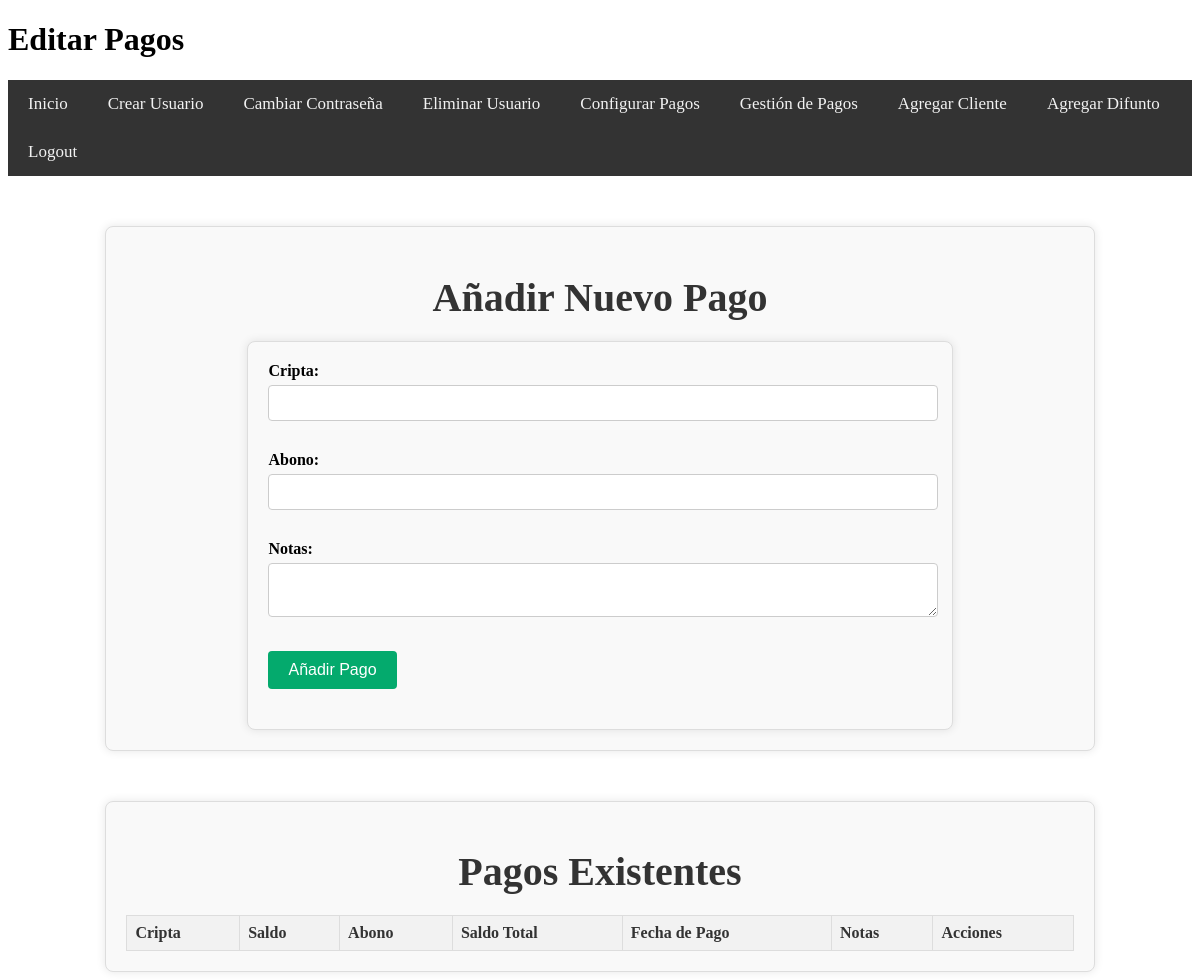
The app's page /editar_pago/20240609210061 (signed in), older data.
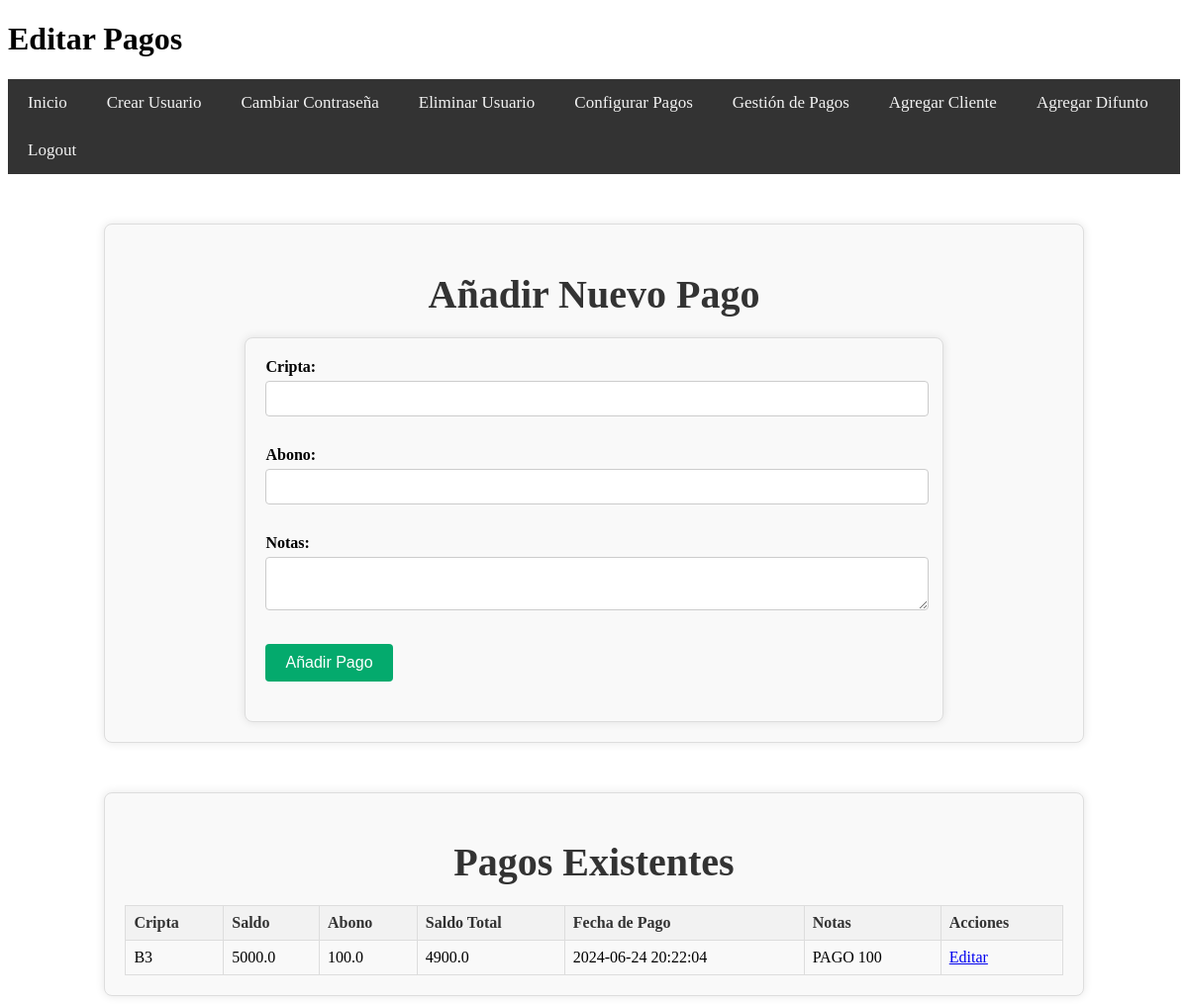
The same page, newer data.
### tables this page shows
CREATE TABLE Pagos (
    Folio TEXT PRIMARY KEY,
    Cripta TEXT,
    Saldo REAL,
    Abono REAL,
    Saldo_total REAL,
    Fecha_pago TEXT,
    Notas TEXT,
    FOREIGN KEY (Cripta) REFERENCES Clientes(Cripta)
);

### app.py (the view, shortened to what this page needs)
@app.route('/editar_pago/<folio>', methods=['GET', 'POST'])
@role_required('admin')
def editar_pago(folio):
    conn = get_db_connection()
    cursor = conn.cursor()
    cursor.execute('SELECT * FROM Pagos WHERE Folio = ?', (folio,))
    pagos = cursor.fetchall()
    conn.close()
    return render_template('editar_pago.html', pagos=pagos)

### app.py (called while the page is built)
def role_required(allowed_roles):
    def decorator(func):
        @wraps(func)
        def wrapper(*args, **kwargs):
            if 'role' in session and session['role'] in allowed_roles:
                return func(*args, **kwargs)
            else:
                flash('No tienes permiso para acceder a esta página.', 'error')
                return redirect(url_for('login'))  # Redirige a la página de inicio o a donde sea apropiado
        return wrapper
    return decorator

def get_db_connection():
    conn = sqlite3.connect('cripta_administracion.db')
    conn.row_factory = sqlite3.Row
    return conn

### templates/editar_pago.html (shortened to what this page needs)
<!DOCTYPE html>
<html lang="es">
<head>
    <link rel="stylesheet" href="{{ url_for('static', filename='styles.css') }}">
</head>
<body>
    <header>
        <h1>Editar Pagos</h1>
        <nav>
            <ul class="navbar">
                <li><a href="{{ url_for('menu') }}">Inicio</a></li>
                {% if session['role'] == 'admin' %}
                <li><a href="{{ url_for('create_user') }}">Crear Usuario</a></li>
                <li><a href="{{ url_for('change_password') }}">Cambiar Contraseña</a></li>
                <li><a href="{{ url_for('delete_user') }}">Eliminar Usuario</a></li>
                <li><a href="{{ url_for('configurar_pagos') }}">Configurar Pagos</a></li>
                {% endif %}
                <li><a href="{{ url_for('pagos_cajero') }}">Gestión de Pagos</a></li>
                <li><a href="{{ url_for('agregar_cliente') }}">Agregar Cliente</a></li>
                <li><a href="{{ url_for('agregar_difunto') }}">Agregar Difunto</a></li>
                <li><a href="{{ url_for('logout') }}">Logout</a></li>
            </ul>
        </nav>
    </header>
    <main>
        <div class="change-password-container">
            <h1>Añadir Nuevo Pago</h1>
            <form method="POST" action="{{ url_for('pagos_cajero') }}">
                <div class="form-group">
                    <label for="cripta">Cripta:</label>
                    <input type="text" id="cripta" name="cripta" required>
                </div>
                <div class="form-group">
                    <label for="abono">Abono:</label>
                    <input type="number" step="0.01" id="abono" name="abono" required>
                </div>
                <div class="form-group">
                    <label for="notas">Notas:</label>
                    <textarea id="notas" name="notas"></textarea>
                </div>
                <div class="form-group">
                    <button type="submit">Añadir Pago</button>
                </div>
            </form>
        </div>
        <div class="change-password-container">
            <h1>Pagos Existentes</h1>
            <table>
                <thead>
                    <tr>
                        <th>Cripta</th>
                        <th>Saldo</th>
                        <th>Abono</th>
                        <th>Saldo Total</th>
                        <th>Fecha de Pago</th>
                        <th>Notas</th>
                        <th>Acciones</th>
                    </tr>
                </thead>
                <tbody>
                    {% for pago in pagos %}
                    <tr>
                        <td>{{ pago['Cripta'] }}</td>
                        <td>{{ pago['Saldo'] }}</td>
                        <td>{{ pago['Abono'] }}</td>
                        <td>{{ pago['Saldo_total'] }}</td>
                        <td>{{ pago['Fecha_pago'] }}</td>
                        <td>{{ pago['Notas'] }}</td>
                        <td><a href="{{ url_for('editar_pago', folio=pago['Folio']) }}">Editar</a></td>
                    </tr>
                    {% endfor %}
                </tbody>
            </table>
        </div>
    </main>
</body>
</html>

Row changes from the older to the newer data that the page shows:
added Pagos: Cripta "B3", Saldo "5000.0", Abono "100.0", Saldo_total "4900.0", Fecha_pago "2024-06-24 20:22:04", Notas "PAGO 100"
